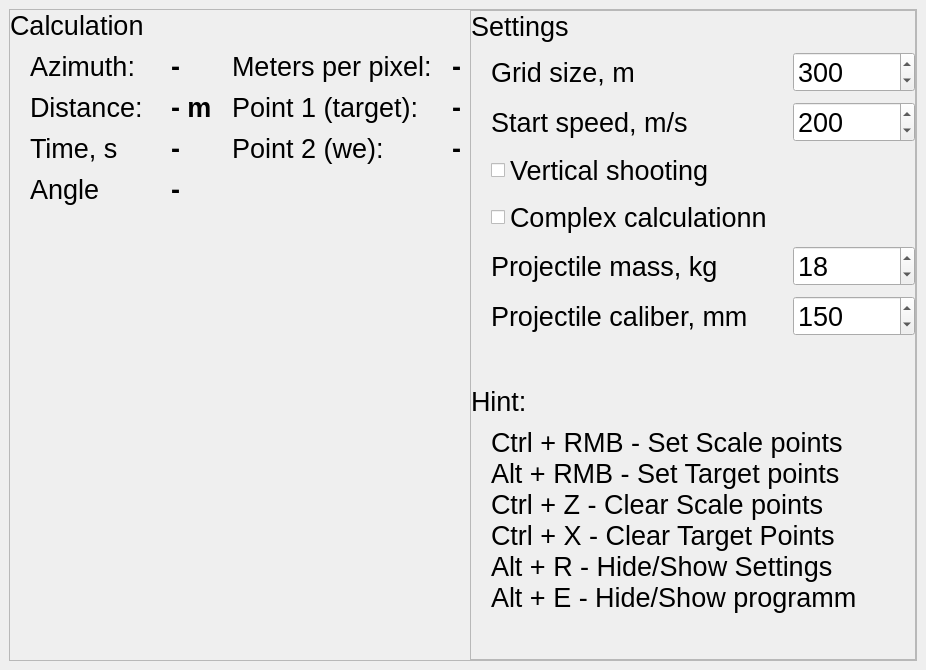
<?xml version="1.0" encoding="UTF-8"?>
<ui version="4.0">
 <class>MainWindow</class>
 <widget class="QMainWindow" name="MainWindow">
  <property name="geometry">
   <rect>
    <x>0</x>
    <y>0</y>
    <width>926</width>
    <height>670</height>
   </rect>
  </property>
  <property name="font">
   <font/>
  </property>
  <property name="windowTitle">
   <string>MainWindow</string>
  </property>
  <property name="windowOpacity">
   <double>1.000000000000000</double>
  </property>
  <property name="styleSheet">
   <string notr="true"/>
  </property>
  <widget class="QWidget" name="centralwidget">
   <layout class="QGridLayout" name="gridLayout">
    <item row="0" column="0">
     <widget class="QFrame" name="appFrame">
      <property name="font">
       <font>
        <pointsize>20</pointsize>
       </font>
      </property>
      <property name="frameShape">
       <enum>QFrame::StyledPanel</enum>
      </property>
      <property name="frameShadow">
       <enum>QFrame::Raised</enum>
      </property>
      <layout class="QGridLayout" name="gridLayout_2">
       <property name="leftMargin">
        <number>0</number>
       </property>
       <property name="topMargin">
        <number>0</number>
       </property>
       <property name="rightMargin">
        <number>0</number>
       </property>
       <property name="bottomMargin">
        <number>0</number>
       </property>
       <property name="spacing">
        <number>0</number>
       </property>
       <item row="0" column="2">
        <widget class="QFrame" name="frameSettings">
         <property name="frameShape">
          <enum>QFrame::StyledPanel</enum>
         </property>
         <property name="frameShadow">
          <enum>QFrame::Raised</enum>
         </property>
         <layout class="QGridLayout" name="gridLayout_3">
          <property name="leftMargin">
           <number>0</number>
          </property>
          <property name="topMargin">
           <number>0</number>
          </property>
          <property name="rightMargin">
           <number>0</number>
          </property>
          <property name="bottomMargin">
           <number>0</number>
          </property>
          <property name="spacing">
           <number>0</number>
          </property>
          <item row="0" column="0">
           <layout class="QGridLayout" name="gridLayoutSettings">
            <property name="horizontalSpacing">
             <number>20</number>
            </property>
            <property name="verticalSpacing">
             <number>10</number>
            </property>
            <item row="1" column="2">
             <widget class="QDoubleSpinBox" name="doubleSpinBoxST_MapScale">
              <property name="sizePolicy">
               <sizepolicy hsizetype="Preferred" vsizetype="Fixed">
                <horstretch>0</horstretch>
                <verstretch>0</verstretch>
               </sizepolicy>
              </property>
              <property name="font">
               <font>
                <pointsize>20</pointsize>
               </font>
              </property>
              <property name="decimals">
               <number>0</number>
              </property>
              <property name="maximum">
               <double>1000000.000000000000000</double>
              </property>
              <property name="singleStep">
               <double>10.000000000000000</double>
              </property>
              <property name="value">
               <double>300.000000000000000</double>
              </property>
             </widget>
            </item>
            <item row="3" column="1">
             <widget class="QCheckBox" name="checkBoxST_VerticalShoot">
              <property name="text">
               <string>Vertical shooting</string>
              </property>
             </widget>
            </item>
            <item row="2" column="2">
             <widget class="QSpinBox" name="spinBoxST_StartSpeed">
              <property name="maximum">
               <number>10000</number>
              </property>
              <property name="value">
               <number>200</number>
              </property>
             </widget>
            </item>
            <item row="7" column="1">
             <spacer name="verticalSpacer_3">
              <property name="orientation">
               <enum>Qt::Vertical</enum>
              </property>
              <property name="sizeType">
               <enum>QSizePolicy::Preferred</enum>
              </property>
              <property name="sizeHint" stdset="0">
               <size>
                <width>20</width>
                <height>40</height>
               </size>
              </property>
             </spacer>
            </item>
            <item row="10" column="0">
             <spacer name="horizontalSpacer_3">
              <property name="font">
               <font>
                <pointsize>20</pointsize>
               </font>
              </property>
              <property name="orientation">
               <enum>Qt::Horizontal</enum>
              </property>
              <property name="sizeType">
               <enum>QSizePolicy::Preferred</enum>
              </property>
              <property name="sizeHint" stdset="0">
               <size>
                <width>20</width>
                <height>20</height>
               </size>
              </property>
             </spacer>
            </item>
            <item row="5" column="1">
             <widget class="QLabel" name="label_14">
              <property name="text">
               <string>Projectile mass, kg</string>
              </property>
             </widget>
            </item>
            <item row="1" column="1">
             <widget class="QLabel" name="label_2">
              <property name="font">
               <font>
                <pointsize>20</pointsize>
               </font>
              </property>
              <property name="text">
               <string>Grid size, m</string>
              </property>
             </widget>
            </item>
            <item row="10" column="2">
             <spacer name="horizontalSpacer_4">
              <property name="font">
               <font>
                <pointsize>20</pointsize>
               </font>
              </property>
              <property name="orientation">
               <enum>Qt::Horizontal</enum>
              </property>
              <property name="sizeType">
               <enum>QSizePolicy::Preferred</enum>
              </property>
              <property name="sizeHint" stdset="0">
               <size>
                <width>40</width>
                <height>20</height>
               </size>
              </property>
             </spacer>
            </item>
            <item row="10" column="1">
             <spacer name="verticalSpacer">
              <property name="font">
               <font>
                <pointsize>20</pointsize>
               </font>
              </property>
              <property name="orientation">
               <enum>Qt::Vertical</enum>
              </property>
              <property name="sizeHint" stdset="0">
               <size>
                <width>20</width>
                <height>40</height>
               </size>
              </property>
             </spacer>
            </item>
            <item row="2" column="1">
             <widget class="QLabel" name="label_9">
              <property name="font">
               <font>
                <pointsize>20</pointsize>
               </font>
              </property>
              <property name="text">
               <string>Start speed, m/s</string>
              </property>
             </widget>
            </item>
            <item row="8" column="0" colspan="2">
             <widget class="QLabel" name="label_10">
              <property name="text">
               <string>Hint:</string>
              </property>
             </widget>
            </item>
            <item row="0" column="0" colspan="3">
             <widget class="QLabel" name="label">
              <property name="font">
               <font>
                <pointsize>20</pointsize>
               </font>
              </property>
              <property name="text">
               <string>Settings</string>
              </property>
             </widget>
            </item>
            <item row="4" column="1">
             <widget class="QCheckBox" name="checkBoxST_ComplexCalculations">
              <property name="text">
               <string>Complex calculationn</string>
              </property>
             </widget>
            </item>
            <item row="9" column="1" colspan="2">
             <widget class="QLabel" name="label_12">
              <property name="text">
               <string>Ctrl + RMB - Set Scale points
Alt + RMB - Set Target points
Ctrl + Z - Clear Scale points
Ctrl + X - Clear Target Points
Alt + R - Hide/Show Settings
Alt + E - Hide/Show programm</string>
              </property>
             </widget>
            </item>
            <item row="6" column="1">
             <widget class="QLabel" name="label_15">
              <property name="text">
               <string>Projectile caliber, mm</string>
              </property>
             </widget>
            </item>
            <item row="6" column="2">
             <widget class="QSpinBox" name="spinBoxST_ProjectileCaliber">
              <property name="maximum">
               <number>500</number>
              </property>
              <property name="value">
               <number>150</number>
              </property>
             </widget>
            </item>
            <item row="5" column="2">
             <widget class="QSpinBox" name="spinBoxST_ProjectileMass">
              <property name="value">
               <number>18</number>
              </property>
             </widget>
            </item>
           </layout>
          </item>
         </layout>
        </widget>
       </item>
       <item row="0" column="0">
        <layout class="QGridLayout" name="gridLayoutCalculations">
         <property name="horizontalSpacing">
          <number>20</number>
         </property>
         <property name="verticalSpacing">
          <number>10</number>
         </property>
         <item row="2" column="1">
          <widget class="QLabel" name="label_5">
           <property name="font">
            <font>
             <pointsize>20</pointsize>
            </font>
           </property>
           <property name="text">
            <string>Distance: </string>
           </property>
          </widget>
         </item>
         <item row="5" column="2">
          <spacer name="horizontalSpacer">
           <property name="font">
            <font>
             <pointsize>20</pointsize>
            </font>
           </property>
           <property name="orientation">
            <enum>Qt::Horizontal</enum>
           </property>
           <property name="sizeType">
            <enum>QSizePolicy::Preferred</enum>
           </property>
           <property name="sizeHint" stdset="0">
            <size>
             <width>100</width>
             <height>20</height>
            </size>
           </property>
          </spacer>
         </item>
         <item row="0" column="0" colspan="3">
          <widget class="QLabel" name="label_3">
           <property name="font">
            <font>
             <pointsize>20</pointsize>
            </font>
           </property>
           <property name="text">
            <string>Calculation</string>
           </property>
          </widget>
         </item>
         <item row="2" column="2">
          <widget class="QLabel" name="labelCL_Distance">
           <property name="font">
            <font>
             <pointsize>20</pointsize>
             <bold>true</bold>
            </font>
           </property>
           <property name="text">
            <string>- m</string>
           </property>
          </widget>
         </item>
         <item row="3" column="3">
          <widget class="QLabel" name="label_8">
           <property name="font">
            <font>
             <pointsize>20</pointsize>
            </font>
           </property>
           <property name="text">
            <string>Point 2 (we):</string>
           </property>
          </widget>
         </item>
         <item row="1" column="2">
          <widget class="QLabel" name="labelCL_Azimut">
           <property name="font">
            <font>
             <pointsize>20</pointsize>
             <bold>true</bold>
            </font>
           </property>
           <property name="text">
            <string>-</string>
           </property>
          </widget>
         </item>
         <item row="5" column="0">
          <spacer name="horizontalSpacer_2">
           <property name="font">
            <font>
             <pointsize>20</pointsize>
            </font>
           </property>
           <property name="orientation">
            <enum>Qt::Horizontal</enum>
           </property>
           <property name="sizeType">
            <enum>QSizePolicy::Preferred</enum>
           </property>
           <property name="sizeHint" stdset="0">
            <size>
             <width>20</width>
             <height>20</height>
            </size>
           </property>
          </spacer>
         </item>
         <item row="3" column="2">
          <widget class="QLabel" name="labelCL_Time">
           <property name="font">
            <font>
             <pointsize>20</pointsize>
             <bold>true</bold>
            </font>
           </property>
           <property name="text">
            <string>-</string>
           </property>
          </widget>
         </item>
         <item row="3" column="4">
          <widget class="QLabel" name="labelCL_P2">
           <property name="font">
            <font>
             <pointsize>20</pointsize>
             <bold>true</bold>
            </font>
           </property>
           <property name="text">
            <string>-</string>
           </property>
          </widget>
         </item>
         <item row="1" column="1">
          <widget class="QLabel" name="label_4">
           <property name="font">
            <font>
             <pointsize>20</pointsize>
            </font>
           </property>
           <property name="text">
            <string>Azimuth:</string>
           </property>
          </widget>
         </item>
         <item row="5" column="1">
          <spacer name="verticalSpacer_2">
           <property name="font">
            <font>
             <pointsize>20</pointsize>
            </font>
           </property>
           <property name="orientation">
            <enum>Qt::Vertical</enum>
           </property>
           <property name="sizeHint" stdset="0">
            <size>
             <width>20</width>
             <height>40</height>
            </size>
           </property>
          </spacer>
         </item>
         <item row="1" column="3">
          <widget class="QLabel" name="label_6">
           <property name="font">
            <font>
             <pointsize>20</pointsize>
            </font>
           </property>
           <property name="text">
            <string>Meters per pixel:</string>
           </property>
          </widget>
         </item>
         <item row="2" column="3">
          <widget class="QLabel" name="label_7">
           <property name="font">
            <font>
             <pointsize>20</pointsize>
            </font>
           </property>
           <property name="text">
            <string>Point 1 (target):</string>
           </property>
          </widget>
         </item>
         <item row="2" column="4">
          <widget class="QLabel" name="labelCL_P1">
           <property name="font">
            <font>
             <pointsize>20</pointsize>
             <bold>true</bold>
            </font>
           </property>
           <property name="text">
            <string>-</string>
           </property>
          </widget>
         </item>
         <item row="5" column="4">
          <spacer name="horizontalSpacer_6">
           <property name="orientation">
            <enum>Qt::Horizontal</enum>
           </property>
           <property name="sizeHint" stdset="0">
            <size>
             <width>100</width>
             <height>20</height>
            </size>
           </property>
          </spacer>
         </item>
         <item row="1" column="4">
          <widget class="QLabel" name="labelCL_Scale">
           <property name="font">
            <font>
             <pointsize>20</pointsize>
             <bold>true</bold>
            </font>
           </property>
           <property name="text">
            <string>-</string>
           </property>
          </widget>
         </item>
         <item row="3" column="1">
          <widget class="QLabel" name="label_11">
           <property name="font">
            <font>
             <pointsize>20</pointsize>
            </font>
           </property>
           <property name="text">
            <string>Time, s</string>
           </property>
          </widget>
         </item>
         <item row="4" column="1">
          <widget class="QLabel" name="label_13">
           <property name="text">
            <string>Angle</string>
           </property>
          </widget>
         </item>
         <item row="4" column="2">
          <widget class="QLabel" name="labelCL_Angle">
           <property name="font">
            <font>
             <pointsize>20</pointsize>
             <bold>true</bold>
            </font>
           </property>
           <property name="text">
            <string>-</string>
           </property>
          </widget>
         </item>
        </layout>
       </item>
       <item row="0" column="1">
        <spacer name="horizontalSpacer_5">
         <property name="orientation">
          <enum>Qt::Horizontal</enum>
         </property>
         <property name="sizeHint" stdset="0">
          <size>
           <width>40</width>
           <height>20</height>
          </size>
         </property>
        </spacer>
       </item>
      </layout>
     </widget>
    </item>
   </layout>
  </widget>
 </widget>
 <resources/>
 <connections/>
</ui>
